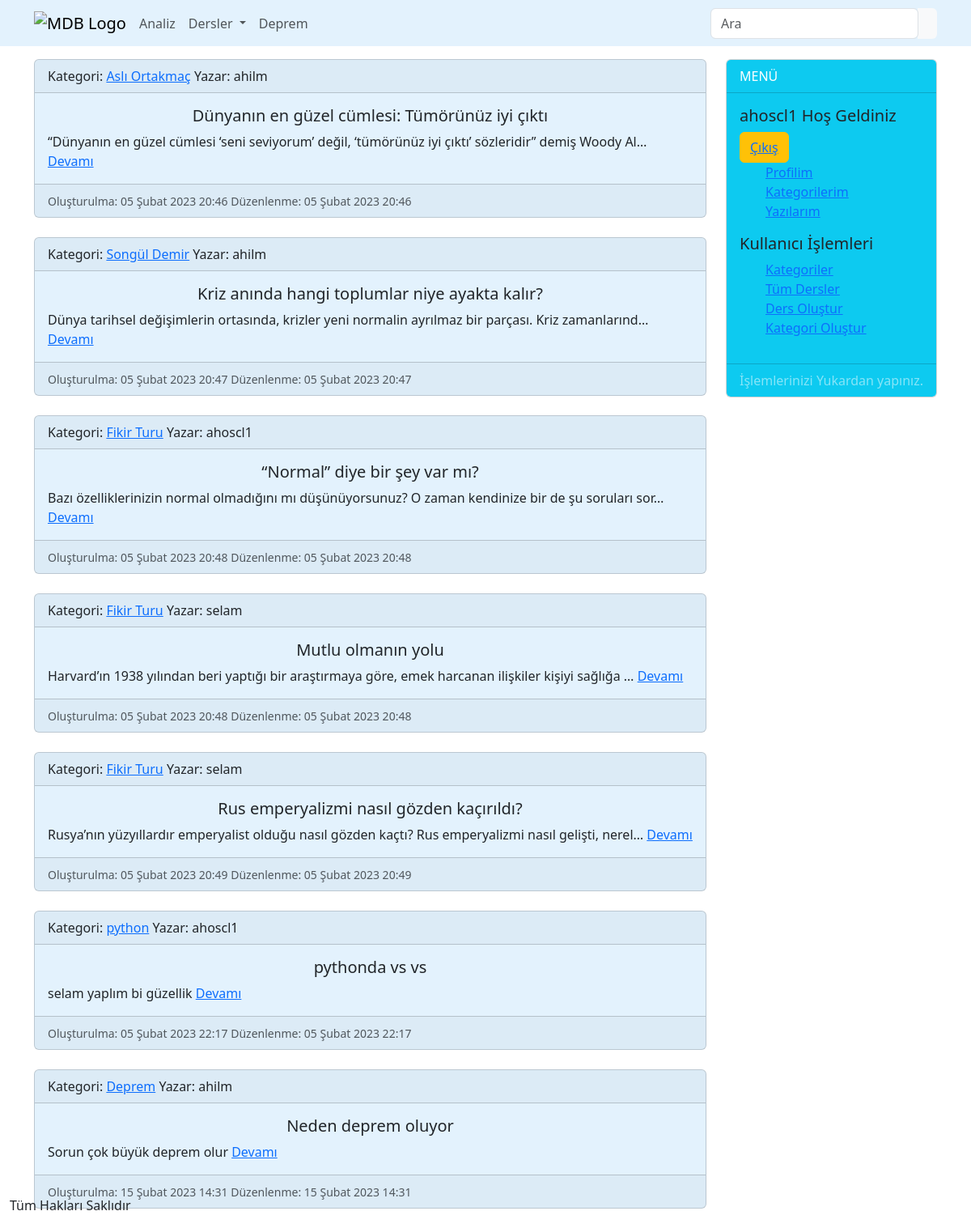
/dersler/ (signed in), run on the app's committed database.
### dersler/models/dersModel.py (models this page shows, shortened)
class DersModel(models.Model):
    title = models.CharField(max_length=200, verbose_name='Başlık')
    metin = models.TextField()
    olusturulma_tarihi = models.DateTimeField(auto_now_add=True)
    yazar = models.ForeignKey(User, on_delete=models.CASCADE, related_name='kullanici')
    son_duzenleme = models.DateTimeField('Son Düzenlenme Tarihi', auto_now_add=datetime.datetime)
    kategori = models.ForeignKey(KategoriModel, on_delete=models.CASCADE, related_name='ders_kategori')

### dersler/models/kategoriModel.py (models this page shows)
class KategoriModel(models.Model):
    kategori = models.CharField(max_length=20, unique=True)
    aciklama = models.CharField(max_length=300)
    olusturulma_tarihi = models.DateTimeField(auto_now_add=True)
    def __str__(self):
        return self.kategori

### dersler/views/index.py (the view)
# urls.py: path('',index,name='index')
def index(request):
    dersler = DersModel.objects.all()
    kategori = KategoriModel.objects.all()
    context = {
        'dersler': dersler,
        'kategori': kategori,
    }
    return render(request, 'dindex.html', context)

### dersler/views/context_processors.py (called while the page is built)
def categories(request):
    return {
        "categories": KategoriModel.objects.all()
    }

### dersler/templates/dindex.html (shortened to what this page needs)
{% extends 'base.html' %}
{% block content %}
    {% for ders in dersler %}
        <div class="card " style="background-color: #e3f2fd;">
            <div class="card-header">
                Kategori: <a href="{%  url 'dersler:kategori_ayrinti' ders.kategori.id %}">{{ ders.kategori }}</a>  Yazar: {{ ders.yazar }}
            </div>
            <div class="card-body">
                <h5 class="card-title text-center">{{ ders.title }}</h5>
                <p class="card-text">{{ ders.metin|truncatechars:100 }}
                    <a href="{%  url 'dersler:ders_ayrinti' ders.id %}" class="">Devamı</a>
                </p>
            </div>
            <div class="card-footer text-muted"><small>
                Oluşturulma: {{ ders.olusturulma_tarihi }} Düzenlenme: {{ ders.son_duzenleme }}
            </small>
            </div>
        </div>
        <br>
    {% endfor %}
{% endblock content %}

### templates/components/sidebar.html
<div class="col-sm-3">
    <div class="card bg-info-50 mb-3">
        <div class="card-header bg-info text-white">
            MENÜ
        </div>
        <div class="card-body bg-info">
            <h5>{{ user.username }} Hoş Geldiniz</h5>
            {% if user.is_authenticated %}
                <button class="btn btn-warning">
                    <a  href="{% url 'users:logout' %}">Çıkış</a> </button>
            {% endif %}
            <ul class=" bg-info">
                {% if user.is_authenticated %}
                    <li class="list-group-item bg-info"><a href="{% url 'users:profile' user.id %}">Profilim</a></li>
                    <li class="list-group-item bg-info"><a href="{% url 'users:login' %}">Kategorilerim</a></li>
                    <li class="list-group-item bg-info"><a href="{% url 'users:register' %}">Yazılarım</a></li>
                {% else %}
                    <li class="list-group-item bg-info"><a href="{% url 'users:login' %}">Giriş</a></li>
                    <li class="list-group-item bg-info"><a href="{% url 'users:register' %}">Kayıt Ol</a></li>
                {% endif %}
            </ul>
            <h5>Kullanıcı İşlemleri</h5>
            <ul class=" bg-info">
                <li class="list-group-item bg-info"><a href="{% url 'dersler:kategoriler' %}">Kategoriler</a></li>
                <li class="list-group-item bg-info"><a href="{% url 'dersler:index' %}">Tüm Dersler</a></li>
                <li class="list-group-item bg-info"><a href="{% url 'dersler:dersolustur' %}">Ders Oluştur</a></li>
                <li class="list-group-item bg-info"><a href="{% url 'dersler:kategoriolustur' %}">Kategori Oluştur</a></li>
            </ul>
        </div>
        <div class="card-footer bg-info text-white-50">
            İşlemlerinizi Yukardan yapınız.
        </div>
    </div>
</div>

### data on the page
DersModel: kategori "Aslı Ortakmaç", yazar "ahilm", title "Dünyanın en güzel cümlesi: Tümörünüz iyi çıktı", metin "“Dünyanın en güzel cümlesi ‘seni seviyorum’ değil, ‘tümörünüz iyi çıktı’ sözleridir” demiş Woody Al…", olusturulma_tarihi "05 Şubat 2023 20:46", son_duzenleme "05 Şubat 2023 20:46"
DersModel: kategori "Songül Demir", yazar "ahilm", title "Kriz anında hangi toplumlar niye ayakta kalır?", metin "Dünya tarihsel değişimlerin ortasında, krizler yeni normalin ayrılmaz bir parçası. Kriz zamanlarınd…", olusturulma_tarihi "05 Şubat 2023 20:47", son_duzenleme "05 Şubat 2023 20:47"
DersModel: kategori "Fikir Turu", yazar "ahoscl1", title "“Normal” diye bir şey var mı?", metin "Bazı özelliklerinizin normal olmadığını mı düşünüyorsunuz? O zaman kendinize bir de şu soruları sor…", olusturulma_tarihi "05 Şubat 2023 20:48", son_duzenleme "05 Şubat 2023 20:48"
DersModel: kategori "Fikir Turu", yazar "selam", title "Mutlu olmanın yolu", metin "Harvard’ın 1938 yılından beri yaptığı bir araştırmaya göre, emek harcanan ilişkiler kişiyi sağlığa …", olusturulma_tarihi "05 Şubat 2023 20:48", son_duzenleme "05 Şubat 2023 20:48"
DersModel: kategori "Fikir Turu", yazar "selam", title "Rus emperyalizmi nasıl gözden kaçırıldı?", metin "Rusya’nın yüzyıllardır emperyalist olduğu nasıl gözden kaçtı? Rus emperyalizmi nasıl gelişti, nerel…", olusturulma_tarihi "05 Şubat 2023 20:49", son_duzenleme "05 Şubat 2023 20:49"
DersModel: kategori "python", yazar "ahoscl1", title "pythonda vs vs", metin "selam yaplım bi güzellik", olusturulma_tarihi "05 Şubat 2023 22:17", son_duzenleme "05 Şubat 2023 22:17"
DersModel: kategori "Deprem", yazar "ahilm", title "Neden deprem oluyor", metin "Sorun çok büyük deprem olur", olusturulma_tarihi "15 Şubat 2023 14:31", son_duzenleme "15 Şubat 2023 14:31"

### other printed values
{{ user.username }} "ahoscl1"
